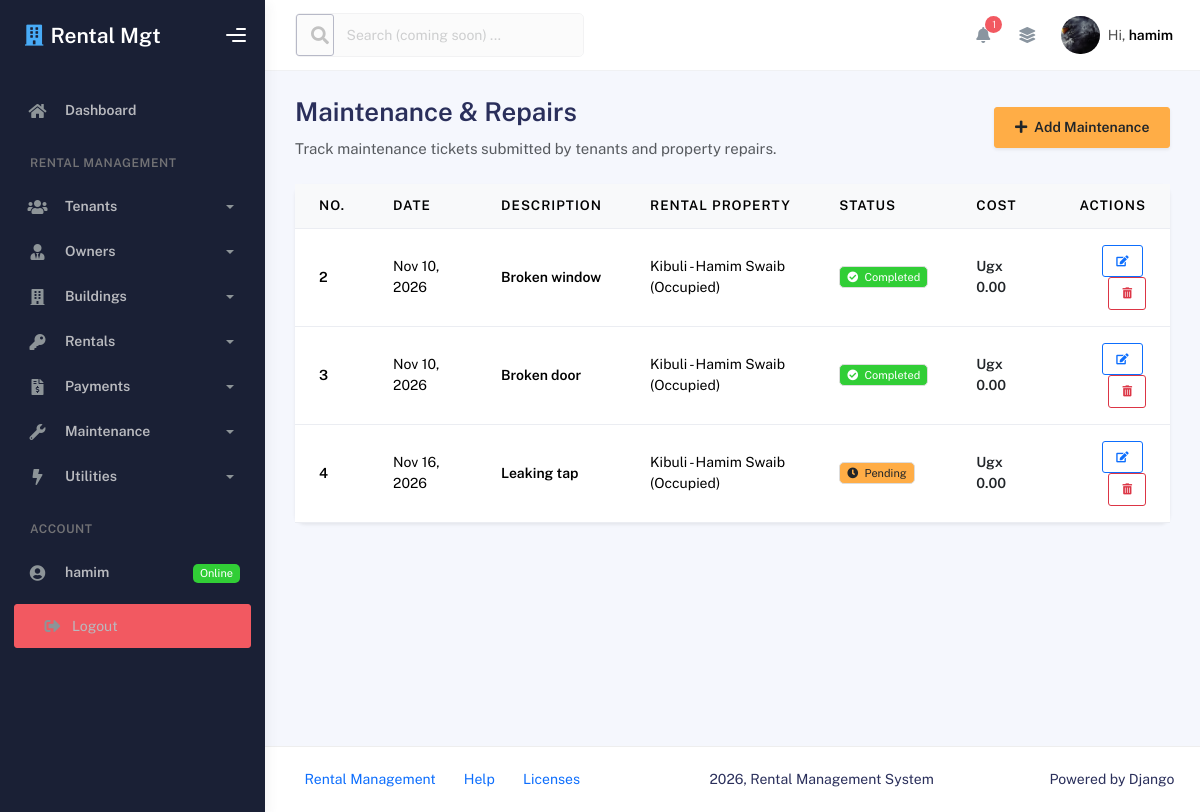
The app's page /maintenance/ (signed in) with its own data.
### App/models.py (models this page shows, shortened)
class Maintenance(models.Model):
    STATUS_CHOICES = [
        ('Pending', 'Pending'),
        ('In Progress', 'In Progress'),
        ('Completed', 'Completed'),
    ]
    maintenance_date = models.DateField(default=date.today)
    description = models.TextField()
    cost = models.DecimalField(max_digits=10, decimal_places=2, default=0.00)
    rental = models.ForeignKey(Rental, on_delete=models.CASCADE)
    status = models.CharField(max_length=20, choices=STATUS_CHOICES, default='Pending')
    is_read = models.BooleanField(default=False)
    created_at = models.DateTimeField(auto_now_add=True, null=True, blank=True)

class Rental(models.Model):
    STATUS_CHOICES = [
        ('V', 'Vacant'),
        ('O', 'Occupied'),
    ]
    TYPE_OPTIONS = [
        ('H','House'),
        ('A','Apartment')
    ]
    building = models.ForeignKey(Building, on_delete=models.CASCADE)
    tenant = models.ForeignKey(Tenant, on_delete=models.CASCADE, null=True, blank=True)
    start_date = models.DateField(null=True, blank=True)
    end_date = models.DateField(null=True, blank=True)
    rent_amount = models.DecimalField(max_digits=10, decimal_places=2)
    type = models.CharField(max_length=2, choices=TYPE_OPTIONS)
    status = models.CharField(max_length=2, choices=STATUS_CHOICES, default='V')
    def __str__(self):
        if self.tenant:
            return f"{self.building.address} - {self.tenant} ({self.get_status_display()})"
        return f"{self.building.address} (Vacant)"

class Building(models.Model):
    STATUS_OPTIONS = [
        ('O','Occupied'),
        ('V','Vacant')
    ]
    address = models.CharField(max_length=100)
    status = models.CharField(max_length=2, choices=STATUS_OPTIONS)
    owner = models.ForeignKey(Owner, on_delete=models.CASCADE)

class Tenant(models.Model):
    user = models.OneToOneField(User, on_delete=models.SET_NULL, null=True, blank=True, related_name='tenant_profile')
    first_name = models.CharField(max_length=20)
    last_name = models.CharField(max_length=20)
    contact = models.CharField(max_length=20)
    email = models.EmailField(max_length=255)
    def __str__(self):
        return f"{self.first_name} {self.last_name}"

### App/views.py (the view)
    @login_required
    def _wrapped_view(req, *args, **kwargs):
        if not (req.user.is_staff or req.user.is_superuser):
            return redirect('tenant_dashboard_page')
        return view_func(req, *args, **kwargs)

### App/forms.py
class MaintenanceForm(ModelForm):
    class Meta:
        model = Maintenance
        fields = ['rental', 'description', 'cost', 'status', 'maintenance_date']
        widgets = {
            'maintenance_date':forms.DateInput(attrs={'type':'date'}),
        }

### App/context_processors.py (called while the page is built)
def admin_notifications_processor(request):
    if not request.user.is_authenticated:
        return {}
    is_admin = request.user.is_staff or request.user.is_superuser
    context = {
        'is_admin': is_admin,
    }
    if is_admin:
        pending_requests = Maintenance.objects.filter(status='Pending').select_related(
            'rental__tenant', 'rental__building'
        ).order_by('-id')
        context['admin_notifications'] = pending_requests[:10]
        context['admin_notifications_count'] = pending_requests.count()
    else:
        tenant = getattr(request.user, 'tenant_profile', None)
        if not tenant:
            tenant = Tenant.objects.filter(email__iexact=request.user.email).first()
        context['tenant_profile'] = tenant
    return context

### App/views.py (called while the page is built)
def admin_required(view_func):
    @login_required
    def _wrapped_view(req, *args, **kwargs):
        if not (req.user.is_staff or req.user.is_superuser):
            return redirect('tenant_dashboard_page')
        return view_func(req, *args, **kwargs)
    return _wrapped_view

@admin_required
def maintenance_list_view(req):
    if req.method == "POST":
        form = MaintenanceForm(req.POST)
        if form.is_valid():
            form.save()
            messages.success(req, "Maintenance Added Successfully!")
            return redirect('maintenance_list_page')
    else:
        form = MaintenanceForm()
    maintenances = Maintenance.objects.select_related('rental').all()
    return render(req, 'maintenance_list.html', {'maintenances': maintenances, 'form': form})

### App/templates/maintenance_list.html (shortened to what this page needs)
{% extends 'base.html' %}
{% load crispy_forms_tags %}
{% block content %}
<div class="d-flex justify-content-between align-items-center mb-4">
    <div>
        <h2 class="fw-bold mb-1">Maintenance & Repairs</h2>
        <p class="text-muted mb-0">Track maintenance tickets submitted by tenants and property repairs.</p>
    </div>
    <button type="button" class="btn btn-warning text-dark fw-bold shadow-sm" data-bs-toggle="modal" data-bs-target="#addMaintenanceModal">
        <i class="fas fa-plus me-1"></i> Add Maintenance
    </button>
</div>
<div class="card shadow-sm border-0">
    <div class="card-body p-0">
        <div class="table-responsive">
            <table class="table table-hover align-middle mb-0">
                <thead class="table-light">
                    <tr>
                        <th scope="col" style="width: 70px;">No.</th>
                        <th scope="col">Date</th>
                        <th scope="col">Description</th>
                        <th scope="col">Rental Property</th>
                        <th scope="col">Status</th>
                        <th scope="col">Cost</th>
                        <th scope="col" class="text-end" style="width: 120px;">Actions</th>
                    </tr>
                </thead>
                <tbody>
                    {% for maintenance in maintenances %}
                    <tr>
                        <td class="fw-bold">{{ maintenance.id }}</td>
                        <td>{{ maintenance.maintenance_date|date:"M d, Y" }}</td>
                        <td class="fw-semibold">{{ maintenance.description }}</td>
                        <td>{{ maintenance.rental }}</td>
                        <td>
                            {% if maintenance.status == 'Pending' %}
                                <span class="badge bg-warning text-dark">
                                    <i class="fas fa-clock me-1"></i> Pending
                                </span>
                            {% elif maintenance.status == 'In Progress' %}
                                <span class="badge bg-info text-white">
                                    <i class="fas fa-tools me-1"></i> In Progress
                                </span>
                            {% elif maintenance.status == 'Completed' %}
                                <span class="badge bg-success">
                                    <i class="fas fa-check-circle me-1"></i> Completed
                                </span>
                            {% else %}
                                <span class="badge bg-secondary">{{ maintenance.status }}</span>
                            {% endif %}
                        </td>
                        <td class="fw-bold text-dark">Ugx {{ maintenance.cost }}</td>
                        <td class="text-end">
                            <a href="{% url 'edit_maintenance_page' maintenance.id %}" class="btn btn-sm btn-outline-primary me-1" title="Edit">
                                <i class="fas fa-edit"></i>
                            </a>
                            <form method="POST" action="{% url 'delete_maintenance_page' maintenance.id %}" class="d-inline"
                                  onsubmit="return confirm('Are you sure you want to delete this Maintenance record?')">
                                <button type="submit" class="btn btn-sm btn-outline-danger" title="Delete">
                                    <i class="fas fa-trash-alt"></i>
                                </button>
                            </form>
                        </td>
                    </tr>
                    {% endfor %}
                </tbody>
            </table>
        </div>
    </div>
</div>
{% endblock content %}

### App/templates/base.html (shortened to what this page needs)
{% load static %}
<!DOCTYPE html>
<html lang="en">
<head>
    <link rel="stylesheet" href="{% static 'assets/css/bootstrap.min.css' %}" />
    <link rel="stylesheet" href="{% static 'assets/css/plugins.min.css' %}" />
    <link rel="stylesheet" href="{% static 'assets/css/kaiadmin.min.css' %}" />
</head>
<body>
    <div class="wrapper">
      <div class="sidebar" data-background-color="dark">
        <div class="sidebar-logo">
          <div class="logo-header" data-background-color="dark">
            <a href="{% url 'index_page' %}" class="logo text-white text-decoration-none d-flex align-items-center">
              <i class="fas fa-building text-info me-2 fs-4"></i>
              <span class="fw-bold fs-4 text-white">Rental Mgt</span>
            </a>
            <div class="nav-toggle">
              <button class="btn btn-toggle toggle-sidebar">
                <i class="gg-menu-right"></i>
              </button>
            </div>
          </div>
        </div>
        <div class="sidebar-wrapper scrollbar scrollbar-inner">
          <div class="sidebar-content">
            <ul class="nav nav-secondary">
              <li class="nav-item">
                <a href="{% url 'index_page' %}">
                  <i class="fas fa-home"></i>
                  <p>Dashboard</p>
                </a>
              </li>
              <li class="nav-section">
                <h4 class="text-section">Rental Management</h4>
              </li>
              <li class="nav-item">
                <a data-bs-toggle="collapse" href="#tenantsMenu">
                  <i class="fas fa-users"></i>
                  <p>Tenants</p>
                  <span class="caret"></span>
                </a>
              </li>
              <li class="nav-item">
                <a data-bs-toggle="collapse" href="#ownersMenu">
                  <i class="fas fa-user-tie"></i>
                  <p>Owners</p>
                  <span class="caret"></span>
                </a>
              </li>
              <li class="nav-item">
                <a data-bs-toggle="collapse" href="#buildingsMenu">
                  <i class="fas fa-building"></i>
                  <p>Buildings</p>
                  <span class="caret"></span>
                </a>
              </li>
              <li class="nav-item">
                <a data-bs-toggle="collapse" href="#rentalsMenu">
                  <i class="fas fa-key"></i>
                  <p>Rentals</p>
                  <span class="caret"></span>
                </a>
              </li>
              <li class="nav-item">
                <a data-bs-toggle="collapse" href="#paymentsMenu">
                  <i class="fas fa-file-invoice-dollar"></i>
                  <p>Payments</p>
                  <span class="caret"></span>
                </a>
              </li>
              <li class="nav-item">
                <a data-bs-toggle="collapse" href="#maintenanceMenu">
                  <i class="fas fa-wrench"></i>
                  <p>Maintenance</p>
                  <span class="caret"></span>
                </a>
              </li>
              <li class="nav-item">
                <a data-bs-toggle="collapse" href="#utilitiesMenu">
                  <i class="fas fa-bolt"></i>
                  <p>Utilities</p>
                  <span class="caret"></span>
                </a>
              </li>
              <li class="nav-section">
                <h4 class="text-section">Account</h4>
              </li>
              {% if user.is_authenticated %}
                <li class="nav-item">
                  <a href="#">
                    <i class="fas fa-user-circle"></i>
                    <p>{{ user.username }}</p>
                    <span class="badge badge-success">Online</span>
                  </a>
                </li>
                <li class="nav-item px-3 py-2">
                  <a href="{% url 'logout' %}" class="btn btn-danger btn-sm w-100 text-start text-white text-decoration-none">
                    <i class="fas fa-sign-out-alt me-2"></i> Logout
                  </a>
                </li>
              {% endif %}
            </ul>
          </div>
        </div>
      </div>
      <div class="main-panel">
        <div class="main-header">
          <nav
            class="navbar navbar-header navbar-header-transparent navbar-expand-lg border-bottom"
          >
            <div class="container-fluid">
              <nav
                class="navbar navbar-header-left navbar-expand-lg navbar-form nav-search p-0 d-none d-lg-flex"
              >
                <div class="input-group opacity-50" title="Search coming soon">
                  <div class="input-group-prepend">
                    <button type="button" class="btn btn-search pe-1" disabled>
                      <i class="fa fa-search search-icon"></i>
                    </button>
                  </div>
                  <input
                    type="text"
                    placeholder="Search (coming soon) ..."
                    class="form-control"
                    disabled
                  />
                </div>
              </nav>
              <ul class="navbar-nav topbar-nav ms-md-auto align-items-center">
                <li class="nav-item topbar-icon dropdown hidden-caret">
                  <a
                    class="nav-link dropdown-toggle"
                    href="#"
                    id="notifDropdown"
                    role="button"
                    data-bs-toggle="dropdown"
                    aria-haspopup="true"
                    aria-expanded="false"
                  >
                    <i class="fa fa-bell"></i>
                    {% if admin_notifications_count > 0 %}
                      <span class="notification bg-danger">{{ admin_notifications_count }}</span>
                    {% endif %}
                  </a>
                </li>
                <li class="nav-item topbar-icon dropdown hidden-caret">
                  <a
                    class="nav-link"
                    data-bs-toggle="dropdown"
                    href="#"
                    aria-expanded="false"
                  >
                    <i class="fas fa-layer-group"></i>
                  </a>
                </li>
                <li class="nav-item topbar-user dropdown hidden-caret">
                  <a
                    class="dropdown-toggle profile-pic"
                    data-bs-toggle="dropdown"
                    href="#"
                    aria-expanded="false"
                  >
                    <div class="avatar-sm">
                      <img
                        src="{% static 'assets/img/halo pic 1.jpg' %}"
                        alt="..."
                        class="avatar-img rounded-circle"
                      />
                    </div>
                    <span class="profile-username">
                      <span class="op-7">Hi,</span>
                      <span class="fw-bold">{{ user.username|default:"Guest" }}</span>
                    </span>
                  </a>
                </li>
              </ul>
            </div>
          </nav>
        </div>
        <div class="container">
          <div class="page-inner">
            {% block content %}
            {% endblock content %}
          </div>
        </div>
        <footer class="footer">
          <div class="container-fluid d-flex justify-content-between">
            <nav class="pull-left">
              <ul class="nav">
                <li class="nav-item">
                  <a class="nav-link" href="{% url 'index_page' %}">
                    Rental Management
                  </a>
                </li>
                <li class="nav-item">
                  <a class="nav-link" href="#"> Help </a>
                </li>
                <li class="nav-item">
                  <a class="nav-link" href="#"> Licenses </a>
                </li>
              </ul>
            </nav>
            <div class="copyright">
              2026, Rental Management System
            </div>
            <div>
              Powered by Django
            </div>
          </div>
        </footer>
      </div>
    </div>
</body>
</html>

### records on screen
Maintenance: id "2", maintenance_date "Nov 10, 2026", description "Broken window", rental "Kibuli - Hamim Swaib (Occupied)", status "Completed" (drawn), cost "0.00"
Maintenance: id "3", maintenance_date "Nov 10, 2026", description "Broken door", rental "Kibuli - Hamim Swaib (Occupied)", status "Completed" (drawn), cost "0.00"
Maintenance: id "4", maintenance_date "Nov 16, 2026", description "Leaking tap", rental "Kibuli - Hamim Swaib (Occupied)", status "Pending" (drawn), cost "0.00"

### other values on screen
{{ user.username }} "hamim"
{{ admin_notifications_count }} "1"
{{ user.username|default:"Guest" }} "hamim"
